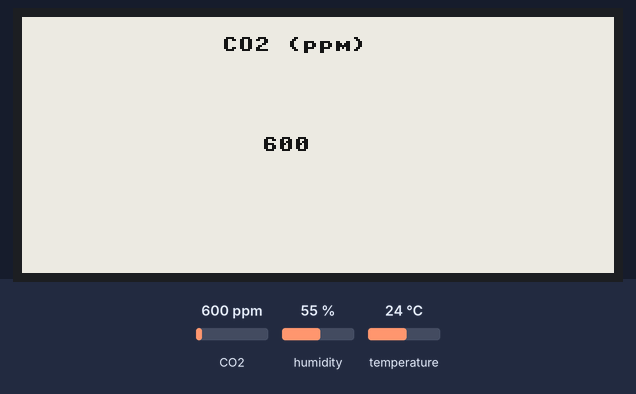
A program run on a simulated Raspberry Pi Pico running MicroPython. Parts: 296×128 one-colour display. The inputs (shaded band) are chosen by the test bench; at power-on: CO2 600 ppm, humidity 55 %, temperature 24 °C. An e-paper refresh takes a nominal 2 s (0.4 s partial, 12 s with colour); library files of the repository ran but are not shown: epaper_2in9.py; what the program prints to the serial console is not drawn.

Above: at 10.5 s.
10.6 s: CO2 set to 452 ppm
19.1 s: CO2 set to 1050 ppm
At 26.2 s:
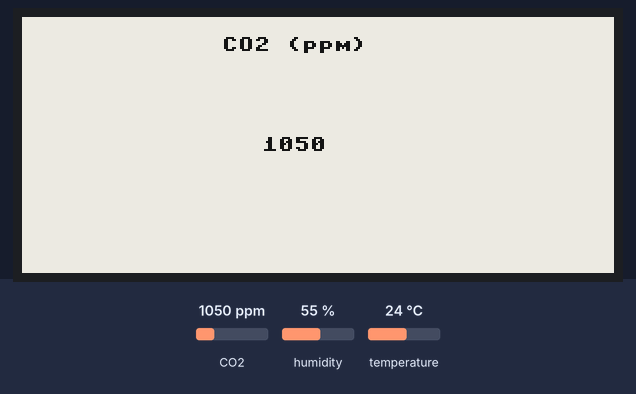
Timing chart, 0 to 27.7 s (numbered marks = the images above; inputs shaded):
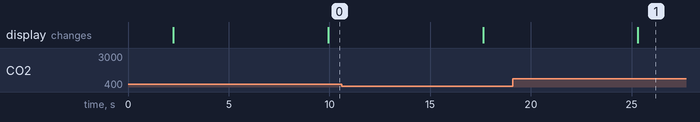

The program:

co2_display_2_backup.py
```python
# CO2 Display  —  Pi Pico W v1
# Hardware: SCD41 (I2C0) + Waveshare 2.9" e-Paper V2 (SPI1)
#
# Before running, download the driver from Waveshare and copy it to your Pico:
#   https://github.com/waveshareteam/Pico_ePaper_Code/blob/main/python/Pico_ePaper-2.9.py
#   Rename it to  epaper_2in9.py  (Python can't import filenames with hyphens)
#
# Wiring (from your chat):
#   SCD41  SDA → GP4 | SCL → GP5 | VDD → 3V3 | GND → GND
#   e-Paper DIN→GP11 | CLK→GP10 | CS→GP9 | DC→GP8 | RST→GP12 | BUSY→GP13

from machine import I2C, Pin
import framebuf
import time
from epaper_2in9 import EPD_2in9_Landscape   # renamed driver file

# ── SCD41 constants ─────────────────────────────────────────
I2C_SDA      = 4
I2C_SCL      = 5
SCD41_ADDR   = 0x62
CMD_START    = b'\x21\xb1'   # start_periodic_measurement
CMD_READY    = b'\xe4\xb8'   # get_data_ready_status
CMD_READ     = b'\xec\x05'   # read_measurement

POLL_SEC     = 5             # SCD41 produces a new reading every 5 s

# ── SCD41 helpers ────────────────────────────────────────────
def scd41_start(i2c):
    i2c.writeto(SCD41_ADDR, CMD_START)

def scd41_is_ready(i2c):
    i2c.writeto(SCD41_ADDR, CMD_READY)
    time.sleep_ms(1)
    raw = i2c.readfrom(SCD41_ADDR, 3)
    return bool((raw[0] << 8 | raw[1]) & 0x07FF)

def scd41_read_co2(i2c):
    """Return CO2 ppm (int) when a fresh reading is available, else None."""
    if not scd41_is_ready(i2c):
        return None
    i2c.writeto(SCD41_ADDR, CMD_READ)
    time.sleep_ms(1)
    raw = i2c.readfrom(SCD41_ADDR, 9)
    return (raw[0] << 8) | raw[1]   # bytes 0-1 = CO2; rest = temp/hum (unused)

# ── Display helpers ──────────────────────────────────────────
def draw_co2(epd, co2_ppm):
    """Render the CO2 value on the e-paper display."""
    epd.fill(0xff)                                 # white background

    label = "CO2 (ppm)"
    value = str(co2_ppm)

    epd.text(label, 100, 10, 0x00)
    epd.text(value, 120, 60, 0x00)

    epd.display(epd.buffer)

# ── Main ─────────────────────────────────────────────────────
def main():
    i2c = I2C(0, sda=Pin(I2C_SDA), scl=Pin(I2C_SCL), freq=100_000)

    epd = EPD_2in9_Landscape()
    epd.init()
    epd.Clear(0xff)

    scd41_start(i2c)
    print("Waiting for first SCD41 reading (~5 s)...")
    time.sleep(5)

    while True:
        co2 = scd41_read_co2(i2c)
        if co2 is not None:
            print(f"CO2: {co2} ppm")
            draw_co2(epd, co2)
        time.sleep(POLL_SEC)

main()
```

Measured:
- after the input at 19.1 s, the display: changes after 6.2 s (image 1)
